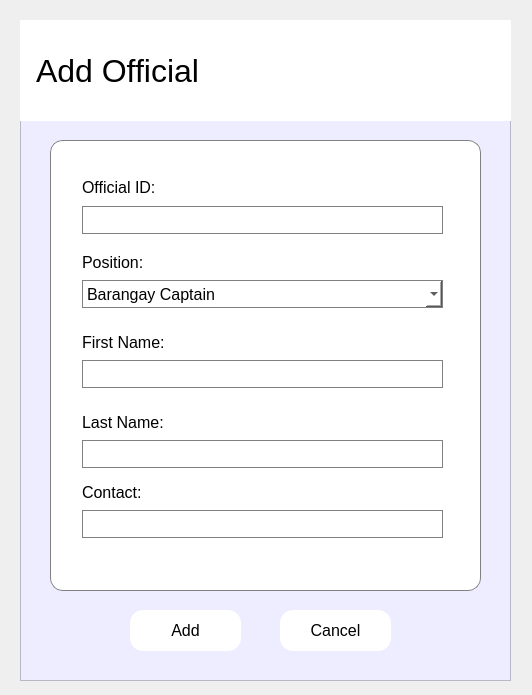
<?xml version="1.0" encoding="UTF-8"?>
<ui version="4.0">
 <class>addOfficialDialog</class>
 <widget class="QDialog" name="addOfficialDialog">
  <property name="geometry">
   <rect>
    <x>0</x>
    <y>0</y>
    <width>532</width>
    <height>695</height>
   </rect>
  </property>
  <property name="windowTitle">
   <string>Add New Official</string>
  </property>
  <widget class="QFrame" name="frame">
   <property name="geometry">
    <rect>
     <x>20</x>
     <y>20</y>
     <width>491</width>
     <height>661</height>
    </rect>
   </property>
   <property name="styleSheet">
    <string notr="true">background-color: rgb(237, 237, 255);</string>
   </property>
   <property name="frameShape">
    <enum>QFrame::StyledPanel</enum>
   </property>
   <property name="frameShadow">
    <enum>QFrame::Raised</enum>
   </property>
   <widget class="QPushButton" name="addofficial_cancel_button">
    <property name="geometry">
     <rect>
      <x>260</x>
      <y>590</y>
      <width>111</width>
      <height>41</height>
     </rect>
    </property>
    <property name="font">
     <font>
      <pointsize>12</pointsize>
     </font>
    </property>
    <property name="styleSheet">
     <string notr="true">background-color: white;
border-radius: 13px;</string>
    </property>
    <property name="text">
     <string>Cancel</string>
    </property>
   </widget>
   <widget class="QPushButton" name="addofficial_save_button">
    <property name="geometry">
     <rect>
      <x>110</x>
      <y>590</y>
      <width>111</width>
      <height>41</height>
     </rect>
    </property>
    <property name="font">
     <font>
      <pointsize>12</pointsize>
     </font>
    </property>
    <property name="styleSheet">
     <string notr="true">background-color: white;
border-radius: 13px;</string>
    </property>
    <property name="text">
     <string>Add</string>
    </property>
   </widget>
   <widget class="QFrame" name="frame_2">
    <property name="geometry">
     <rect>
      <x>30</x>
      <y>120</y>
      <width>431</width>
      <height>451</height>
     </rect>
    </property>
    <property name="styleSheet">
     <string notr="true">background-color: white;
border: 1px solid grey;
border-radius: 13px;</string>
    </property>
    <property name="frameShape">
     <enum>QFrame::StyledPanel</enum>
    </property>
    <property name="frameShadow">
     <enum>QFrame::Raised</enum>
    </property>
    <widget class="QLabel" name="label_resident_id">
     <property name="geometry">
      <rect>
       <x>32</x>
       <y>35</y>
       <width>95</width>
       <height>24</height>
      </rect>
     </property>
     <property name="font">
      <font>
       <pointsize>12</pointsize>
      </font>
     </property>
     <property name="styleSheet">
      <string notr="true">border: 0px</string>
     </property>
     <property name="text">
      <string>Official ID:</string>
     </property>
    </widget>
    <widget class="QLineEdit" name="addofficial_officialID_input">
     <property name="geometry">
      <rect>
       <x>32</x>
       <y>66</y>
       <width>361</width>
       <height>28</height>
      </rect>
     </property>
     <property name="font">
      <font>
       <pointsize>12</pointsize>
      </font>
     </property>
     <property name="styleSheet">
      <string notr="true">background-color: white;
border: 1px solid grey;
border-radius: 0px;</string>
     </property>
    </widget>
    <widget class="QLabel" name="label_first_name_2">
     <property name="geometry">
      <rect>
       <x>32</x>
       <y>190</y>
       <width>103</width>
       <height>24</height>
      </rect>
     </property>
     <property name="font">
      <font>
       <pointsize>12</pointsize>
      </font>
     </property>
     <property name="styleSheet">
      <string notr="true">border: 0px</string>
     </property>
     <property name="text">
      <string>First Name:</string>
     </property>
    </widget>
    <widget class="QLineEdit" name="addofficial_firstname_input">
     <property name="geometry">
      <rect>
       <x>32</x>
       <y>220</y>
       <width>361</width>
       <height>28</height>
      </rect>
     </property>
     <property name="font">
      <font>
       <pointsize>12</pointsize>
      </font>
     </property>
     <property name="styleSheet">
      <string notr="true">background-color: white;
border: 1px solid grey;
border-radius: 0px;</string>
     </property>
    </widget>
    <widget class="QLabel" name="label_last_name">
     <property name="geometry">
      <rect>
       <x>32</x>
       <y>270</y>
       <width>102</width>
       <height>24</height>
      </rect>
     </property>
     <property name="font">
      <font>
       <pointsize>12</pointsize>
      </font>
     </property>
     <property name="styleSheet">
      <string notr="true">border: 0px</string>
     </property>
     <property name="text">
      <string>Last Name:</string>
     </property>
    </widget>
    <widget class="QLineEdit" name="addofficial_lastname_input">
     <property name="geometry">
      <rect>
       <x>32</x>
       <y>300</y>
       <width>361</width>
       <height>28</height>
      </rect>
     </property>
     <property name="font">
      <font>
       <pointsize>12</pointsize>
      </font>
     </property>
     <property name="styleSheet">
      <string notr="true">background-color: white;
border: 1px solid grey;
border-radius: 0px;</string>
     </property>
    </widget>
    <widget class="QLabel" name="label_contact">
     <property name="geometry">
      <rect>
       <x>32</x>
       <y>340</y>
       <width>75</width>
       <height>24</height>
      </rect>
     </property>
     <property name="font">
      <font>
       <pointsize>12</pointsize>
      </font>
     </property>
     <property name="styleSheet">
      <string notr="true">border: 0px</string>
     </property>
     <property name="text">
      <string>Contact:</string>
     </property>
    </widget>
    <widget class="QLineEdit" name="addofficial_contact_input">
     <property name="geometry">
      <rect>
       <x>32</x>
       <y>370</y>
       <width>361</width>
       <height>28</height>
      </rect>
     </property>
     <property name="font">
      <font>
       <pointsize>12</pointsize>
      </font>
     </property>
     <property name="styleSheet">
      <string notr="true">background-color: white;
border: 1px solid grey;
border-radius: 0px;</string>
     </property>
    </widget>
    <widget class="QComboBox" name="addofficial_position_input">
     <property name="geometry">
      <rect>
       <x>32</x>
       <y>140</y>
       <width>361</width>
       <height>28</height>
      </rect>
     </property>
     <property name="font">
      <font>
       <pointsize>12</pointsize>
      </font>
     </property>
     <property name="styleSheet">
      <string notr="true">background-color: white;
border: 1px solid grey;
border-radius: 0px;</string>
     </property>
     <item>
      <property name="text">
       <string>Barangay Captain</string>
      </property>
     </item>
     <item>
      <property name="text">
       <string>Barangay Councilor</string>
      </property>
     </item>
     <item>
      <property name="text">
       <string>SK Offical</string>
      </property>
     </item>
     <item>
      <property name="text">
       <string>Barangay Secretary</string>
      </property>
     </item>
     <item>
      <property name="text">
       <string>Barangay Treasurer</string>
      </property>
     </item>
     <item>
      <property name="text">
       <string>Barangay Health Worker</string>
      </property>
     </item>
     <item>
      <property name="text">
       <string>Barangay Tanod</string>
      </property>
     </item>
    </widget>
    <widget class="QLabel" name="label_sex">
     <property name="geometry">
      <rect>
       <x>32</x>
       <y>110</y>
       <width>77</width>
       <height>24</height>
      </rect>
     </property>
     <property name="font">
      <font>
       <pointsize>12</pointsize>
      </font>
     </property>
     <property name="styleSheet">
      <string notr="true">border: 0px</string>
     </property>
     <property name="text">
      <string>Position:</string>
     </property>
    </widget>
   </widget>
   <widget class="QLabel" name="label_8">
    <property name="geometry">
     <rect>
      <x>0</x>
      <y>0</y>
      <width>491</width>
      <height>101</height>
     </rect>
    </property>
    <property name="font">
     <font>
      <pointsize>24</pointsize>
      <weight>50</weight>
      <bold>false</bold>
     </font>
    </property>
    <property name="styleSheet">
     <string notr="true">background-color: white;</string>
    </property>
    <property name="text">
     <string>  Add Official</string>
    </property>
   </widget>
  </widget>
 </widget>
 <resources/>
 <connections/>
</ui>
